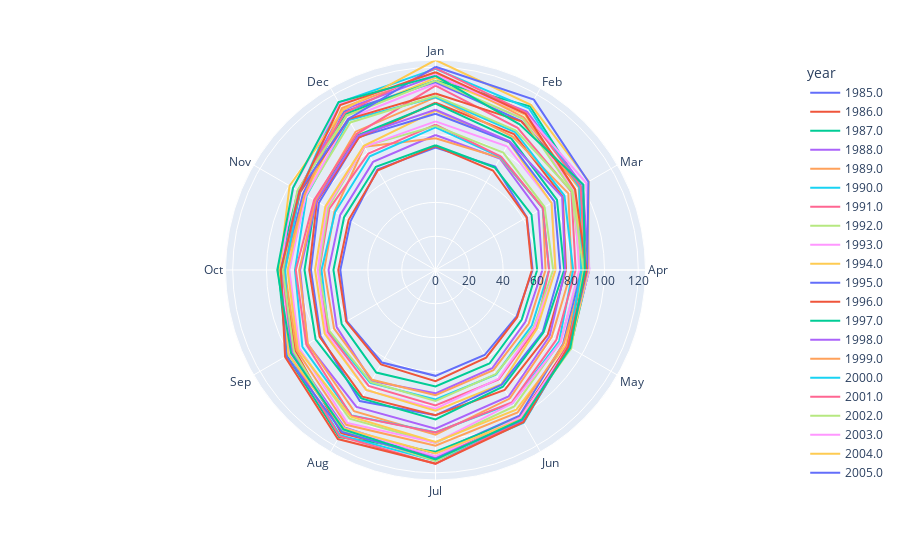

Notebook source saved alongside this figure:
### Markdown cell above
### Time series month analysis

### Code cell
fig = make_subplots(rows=1, cols=2)

fig = px.line_polar(df_electric, r="amount", theta="month_name", color="year", line_close=True,
                    color_discrete_sequence=px.colors.qualitative.Plotly)
fig.show()

### Figure 1 — Plotly figure (JSON) as saved in the notebook; plotly's stock layout.template omitted (floating-point values rounded to 4 significant figures)
{"data": [{"hovertemplate": "year=1985.0<br>amount=%{r}<br>month_name=%{theta}<extra></extra>", "legendgroup": "1985.0", "line": {"color": "#636EFA", "dash": "solid"}, "marker": {"symbol": "circle"}, "mode": "lines", "name": "1985.0", "r": [72.51, 70.67, 62.45, 57.47, 55.32, 58.09, 62.62, 63.25, 60.58, 56.32, 58.0, 68.71, 72.51], "showlegend": true, "subplot": "polar", "theta": ["Jan", "Feb", "Mar", "Apr", "May", "Jun", "Jul", "Aug", "Sep", "Oct", "Nov", "Dec", "Jan"], "type": "scatterpolar"}, {"hovertemplate": "year=1986.0<br>amount=%{r}<br>month_name=%{theta}<extra></extra>", "legendgroup": "1986.0", "line": {"color": "#EF553B", "dash": "solid"}, "marker": {"symbol": "circle"}, "mode": "lines", "name": "1986.0", "r": [73.31, 67.99, 62.22, 57.03, 55.81, 59.9, 65.77, 64.48, 61.0, 57.53, 59.34, 68.14, 73.31], "showlegend": true, "subplot": "polar", "theta": ["Jan", "Feb", "Mar", "Apr", "May", "Jun", "Jul", "Aug", "Sep", "Oct", "Nov", "Dec", "Jan"], "type": "scatterpolar"}, {"hovertemplate": "year=1987.0<br>amount=%{r}<br>month_name=%{theta}<extra></extra>", "legendgroup": "1987.0", "line": {"color": "#00CC96", "dash": "solid"}, "marker": {"symbol": "circle"}, "mode": "lines", "name": "1987.0", "r": [73.82, 70.06, 65.61, 60.16, 58.87, 63.89, 68.87, 70.07, 64.12, 60.38, 62.46, 70.58, 73.82], "showlegend": true, "subplot": "polar", "theta": ["Jan", "Feb", "Mar", "Apr", "May", "Jun", "Jul", "Aug", "Sep", "Oct", "Nov", "Dec", "Jan"], "type": "scatterpolar"}, {"hovertemplate": "year=1988.0<br>amount=%{r}<br>month_name=%{theta}<extra></extra>", "legendgroup": "1988.0", "line": {"color": "#AB63FA", "dash": "solid"}, "marker": {"symbol": "circle"}, "mode": "lines", "name": "1988.0", "r": [79.87, 76.16, 70.29, 63.24, 61.41, 67.11, 72.98, 75.77, 67.52, 63.28, 65.11, 73.86, 79.87], "showlegend": true, "subplot": "polar", "theta": ["Jan", "Feb", "Mar", "Apr", "May", "Jun", "Jul", "Aug", "Sep", "Oct", "Nov", "Dec", "Jan"], "type": "scatterpolar"}, {"hovertemplate": "year=1989.0<br>amount=%{r}<br>month_name=%{theta}<extra></extra>", "legendgroup": "1989.0", "line": {"color": "#FFA15A", "dash": "solid"}, "marker": {"symbol": "circle"}, "mode": "lines", "name": "1989.0", "r": [77.92, 76.68, 73.35, 65.11, 63.69, 68.47, 74.03, 75.04, 69.31, 65.87, 69.07, 84.19, 77.92], "showlegend": true, "subplot": "polar", "theta": ["Jan", "Feb", "Mar", "Apr", "May", "Jun", "Jul", "Aug", "Sep", "Oct", "Nov", "Dec", "Jan"], "type": "scatterpolar"}, {"hovertemplate": "year=1990.0<br>amount=%{r}<br>month_name=%{theta}<extra></extra>", "legendgroup": "1990.0", "line": {"color": "#19D3F3", "dash": "solid"}, "marker": {"symbol": "circle"}, "mode": "lines", "name": "1990.0", "r": [84.36, 77.17, 73.2, 67.28, 65.82, 71.47, 76.61, 77.11, 73.06, 67.44, 68.57, 77.68, 84.36], "showlegend": true, "subplot": "polar", "theta": ["Jan", "Feb", "Mar", "Apr", "May", "Jun", "Jul", "Aug", "Sep", "Oct", "Nov", "Dec", "Jan"], "type": "scatterpolar"}, {"hovertemplate": "year=1991.0<br>amount=%{r}<br>month_name=%{theta}<extra></extra>", "legendgroup": "1991.0", "line": {"color": "#FF6692", "dash": "solid"}, "marker": {"symbol": "circle"}, "mode": "lines", "name": "1991.0", "r": [86.02, 77.56, 73.36, 67.15, 68.82, 74.84, 80.09, 79.16, 73.57, 68.75, 72.52, 79.49, 86.02], "showlegend": true, "subplot": "polar", "theta": ["Jan", "Feb", "Mar", "Apr", "May", "Jun", "Jul", "Aug", "Sep", "Oct", "Nov", "Dec", "Jan"], "type": "scatterpolar"}, {"hovertemplate": "year=1992.0<br>amount=%{r}<br>month_name=%{theta}<extra></extra>", "legendgroup": "1992.0", "line": {"color": "#B6E880", "dash": "solid"}, "marker": {"symbol": "circle"}, "mode": "lines", "name": "1992.0", "r": [85.29, 80.16, 74.53, 69.64, 67.18, 71.21, 77.51, 76.54, 72.35, 69.03, 73.5, 84.52, 85.29], "showlegend": true, "subplot": "polar", "theta": ["Jan", "Feb", "Mar", "Apr", "May", "Jun", "Jul", "Aug", "Sep", "Oct", "Nov", "Dec", "Jan"], "type": "scatterpolar"}, {"hovertemplate": "year=1993.0<br>amount=%{r}<br>month_name=%{theta}<extra></extra>", "legendgroup": "1993.0", "line": {"color": "#FF97FF", "dash": "solid"}, "marker": {"symbol": "circle"}, "mode": "lines", "name": "1993.0", "r": [87.95, 84.56, 79.47, 71.06, 67.68, 74.33, 82.1, 82.06, 74.6, 69.68, 74.43, 84.23, 87.95], "showlegend": true, "subplot": "polar", "theta": ["Jan", "Feb", "Mar", "Apr", "May", "Jun", "Jul", "Aug", "Sep", "Oct", "Nov", "Dec", "Jan"], "type": "scatterpolar"}, {"hovertemplate": "year=1994.0<br>amount=%{r}<br>month_name=%{theta}<extra></extra>", "legendgroup": "1994.0", "line": {"color": "#FECB52", "dash": "solid"}, "marker": {"symbol": "circle"}, "mode": "lines", "name": "1994.0", "r": [94.14, 87.16, 79.25, 70.97, 69.38, 77.98, 83.28, 81.89, 75.68, 71.27, 75.25, 84.81, 94.14], "showlegend": true, "subplot": "polar", "theta": ["Jan", "Feb", "Mar", "Apr", "May", "Jun", "Jul", "Aug", "Sep", "Oct", "Nov", "Dec", "Jan"], "type": "scatterpolar"}, {"hovertemplate": "year=1995.0<br>amount=%{r}<br>month_name=%{theta}<extra></extra>", "legendgroup": "1995.0", "line": {"color": "#636EFA", "dash": "solid"}, "marker": {"symbol": "circle"}, "mode": "lines", "name": "1995.0", "r": [92.45, 87.4, 81.27, 73.82, 73.27, 78.3, 85.98, 89.55, 78.5, 73.71, 79.65, 90.83, 92.45], "showlegend": true, "subplot": "polar", "theta": ["Jan", "Feb", "Mar", "Apr", "May", "Jun", "Jul", "Aug", "Sep", "Oct", "Nov", "Dec", "Jan"], "type": "scatterpolar"}, {"hovertemplate": "year=1996.0<br>amount=%{r}<br>month_name=%{theta}<extra></extra>", "legendgroup": "1996.0", "line": {"color": "#EF553B", "dash": "solid"}, "marker": {"symbol": "circle"}, "mode": "lines", "name": "1996.0", "r": [98.97, 92.89, 86.94, 77.22, 76.68, 81.93, 85.96, 86.56, 79.19, 74.69, 81.07, 90.49, 98.97], "showlegend": true, "subplot": "polar", "theta": ["Jan", "Feb", "Mar", "Apr", "May", "Jun", "Jul", "Aug", "Sep", "Oct", "Nov", "Dec", "Jan"], "type": "scatterpolar"}, {"hovertemplate": "year=1997.0<br>amount=%{r}<br>month_name=%{theta}<extra></extra>", "legendgroup": "1997.0", "line": {"color": "#00CC96", "dash": "solid"}, "marker": {"symbol": "circle"}, "mode": "lines", "name": "1997.0", "r": [98.46, 89.78, 83.01, 76.15, 73.85, 79.76, 88.45, 87.78, 81.94, 77.5, 82.04, 92.1, 98.46], "showlegend": true, "subplot": "polar", "theta": ["Jan", "Feb", "Mar", "Apr", "May", "Jun", "Jul", "Aug", "Sep", "Oct", "Nov", "Dec", "Jan"], "type": "scatterpolar"}, {"hovertemplate": "year=1998.0<br>amount=%{r}<br>month_name=%{theta}<extra></extra>", "legendgroup": "1998.0", "line": {"color": "#AB63FA", "dash": "solid"}, "marker": {"symbol": "circle"}, "mode": "lines", "name": "1998.0", "r": [94.79, 87.82, 86.55, 76.75, 78.03, 86.46, 93.84, 93.53, 87.54, 80.09, 81.43, 91.68, 94.79], "showlegend": true, "subplot": "polar", "theta": ["Jan", "Feb", "Mar", "Apr", "May", "Jun", "Jul", "Aug", "Sep", "Oct", "Nov", "Dec", "Jan"], "type": "scatterpolar"}, {"hovertemplate": "year=1999.0<br>amount=%{r}<br>month_name=%{theta}<extra></extra>", "legendgroup": "1999.0", "line": {"color": "#FFA15A", "dash": "solid"}, "marker": {"symbol": "circle"}, "mode": "lines", "name": "1999.0", "r": [102.1, 91.18, 90.74, 80.52, 79.39, 87.84, 97.49, 96.42, 87.22, 80.64, 82.2, 94.51, 102.1], "showlegend": true, "subplot": "polar", "theta": ["Jan", "Feb", "Mar", "Apr", "May", "Jun", "Jul", "Aug", "Sep", "Oct", "Nov", "Dec", "Jan"], "type": "scatterpolar"}, {"hovertemplate": "year=2000.0<br>amount=%{r}<br>month_name=%{theta}<extra></extra>", "legendgroup": "2000.0", "line": {"color": "#19D3F3", "dash": "solid"}, "marker": {"symbol": "circle"}, "mode": "lines", "name": "2000.0", "r": [102.2, 94.3, 88.09, 81.44, 84.46, 91.04, 96.0, 99.37, 90.92, 83.14, 88.04, 102.5, 102.2], "showlegend": true, "subplot": "polar", "theta": ["Jan", "Feb", "Mar", "Apr", "May", "Jun", "Jul", "Aug", "Sep", "Oct", "Nov", "Dec", "Jan"], "type": "scatterpolar"}, {"hovertemplate": "year=2001.0<br>amount=%{r}<br>month_name=%{theta}<extra></extra>", "legendgroup": "2001.0", "line": {"color": "#FF6692", "dash": "solid"}, "marker": {"symbol": "circle"}, "mode": "lines", "name": "2001.0", "r": [109.1, 97.17, 92.83, 82.92, 82.55, 90.4, 96.07, 99.55, 88.28, 82.69, 82.93, 93.04, 109.1], "showlegend": true, "subplot": "polar", "theta": ["Jan", "Feb", "Mar", "Apr", "May", "Jun", "Jul", "Aug", "Sep", "Oct", "Nov", "Dec", "Jan"], "type": "scatterpolar"}, {"hovertemplate": "year=2002.0<br>amount=%{r}<br>month_name=%{theta}<extra></extra>", "legendgroup": "2002.0", "line": {"color": "#B6E880", "dash": "solid"}, "marker": {"symbol": "circle"}, "mode": "lines", "name": "2002.0", "r": [103.0, 95.21, 93.26, 85.8, 85.24, 93.19, 102.4, 101.6, 93.31, 86.9, 88.57, 100.8, 103.0], "showlegend": true, "subplot": "polar", "theta": ["Jan", "Feb", "Mar", "Apr", "May", "Jun", "Jul", "Aug", "Sep", "Oct", "Nov", "Dec", "Jan"], "type": "scatterpolar"}, {"hovertemplate": "year=2003.0<br>amount=%{r}<br>month_name=%{theta}<extra></extra>", "legendgroup": "2003.0", "line": {"color": "#FF97FF", "dash": "solid"}, "marker": {"symbol": "circle"}, "mode": "lines", "name": "2003.0", "r": [110.2, 103.8, 94.55, 85.06, 85.47, 91.08, 102.2, 104.5, 92.91, 86.5, 88.57, 103.5, 110.2], "showlegend": true, "subplot": "polar", "theta": ["Jan", "Feb", "Mar", "Apr", "May", "Jun", "Jul", "Aug", "Sep", "Oct", "Nov", "Dec", "Jan"], "type": "scatterpolar"}, {"hovertemplate": "year=2004.0<br>amount=%{r}<br>month_name=%{theta}<extra></extra>", "legendgroup": "2004.0", "line": {"color": "#FECB52", "dash": "solid"}, "marker": {"symbol": "circle"}, "mode": "lines", "name": "2004.0", "r": [113.7, 106.2, 95.4, 86.72, 89.03, 95.5, 101.8, 100.2, 94.02, 87.53, 89.61, 105.7, 113.7], "showlegend": true, "subplot": "polar", "theta": ["Jan", "Feb", "Mar", "Apr", "May", "Jun", "Jul", "Aug", "Sep", "Oct", "Nov", "Dec", "Jan"], "type": "scatterpolar"}, {"hovertemplate": "year=2005.0<br>amount=%{r}<br>month_name=%{theta}<extra></extra>", "legendgroup": "2005.0", "line": {"color": "#636EFA", "dash": "solid"}, "marker": {"symbol": "circle"}, "mode": "lines", "name": "2005.0", "r": [111.2, 101.8, 98.96, 86.48, 87.22, 99.51, 108.4, 109.5, 99.12, 89.76, 90.46, 108.2, 111.2], "showlegend": true, "subplot": "polar", "theta": ["Jan", "Feb", "Mar", "Apr", "May", "Jun", "Jul", "Aug", "Sep", "Oct", "Nov", "Dec", "Jan"], "type": "scatterpolar"}, {"hovertemplate": "year=2006.0<br>amount=%{r}<br>month_name=%{theta}<extra></extra>", "legendgroup": "2006.0", "line": {"color": "#EF553B", "dash": "solid"}, "marker": {"symbol": "circle"}, "mode": "lines", "name": "2006.0", "r": [104.5, 101.5, 98.4, 87.51, 90.02, 100.5, 111.0, 111.5, 95.76, 90.37, 92.36, 103.1, 104.5], "showlegend": true, "subplot": "polar", "theta": ["Jan", "Feb", "Mar", "Apr", "May", "Jun", "Jul", "Aug", "Sep", "Oct", "Nov", "Dec", "Jan"], "type": "scatterpolar"}, {"hovertemplate": "year=2007.0<br>amount=%{r}<br>month_name=%{theta}<extra></extra>", "legendgroup": "2007.0", "line": {"color": "#00CC96", "dash": "solid"}, "marker": {"symbol": "circle"}, "mode": "lines", "name": "2007.0", "r": [112.1, 111.8, 99.19, 90.82, 92.06, 101.0, 107.6, 114.1, 101.5, 93.01, 93.91, 106.8, 112.1], "showlegend": true, "subplot": "polar", "theta": ["Jan", "Feb", "Mar", "Apr", "May", "Jun", "Jul", "Aug", "Sep", "Oct", "Nov", "Dec", "Jan"], "type": "scatterpolar"}, {"hovertemplate": "year=2008.0<br>amount=%{r}<br>month_name=%{theta}<extra></extra>", "legendgroup": "2008.0", "line": {"color": "#AB63FA", "dash": "solid"}, "marker": {"symbol": "circle"}, "mode": "lines", "name": "2008.0", "r": [114.8, 108.2, 100.4, 90.99, 91.23, 104.0, 110.8, 107.6, 97.72, 91.0, 93.81, 109.4, 114.8], "showlegend": true, "subplot": "polar", "theta": ["Jan", "Feb", "Mar", "Apr", "May", "Jun", "Jul", "Aug", "Sep", "Oct", "Nov", "Dec", "Jan"], "type": "scatterpolar"}, {"hovertemplate": "year=2009.0<br>amount=%{r}<br>month_name=%{theta}<extra></extra>", "legendgroup": "2009.0", "line": {"color": "#FFA15A", "dash": "solid"}, "marker": {"symbol": "circle"}, "mode": "lines", "name": "2009.0", "r": [116.8, 104.4, 97.85, 88.2, 87.54, 97.24, 103.9, 105.7, 94.88, 89.3, 89.36, 110.7, 116.8], "showlegend": true, "subplot": "polar", "theta": ["Jan", "Feb", "Mar", "Apr", "May", "Jun", "Jul", "Aug", "Sep", "Oct", "Nov", "Dec", "Jan"], "type": "scatterpolar"}, {"hovertemplate": "year=2010.0<br>amount=%{r}<br>month_name=%{theta}<extra></extra>", "legendgroup": "2010.0", "line": {"color": "#19D3F3", "dash": "solid"}, "marker": {"symbol": "circle"}, "mode": "lines", "name": "2010.0", "r": [119.0, 110.5, 98.27, 86.3, 90.84, 104.4, 112.8, 112.9, 100.1, 88.93, 92.78, 114.3, 119.0], "showlegend": true, "subplot": "polar", "theta": ["Jan", "Feb", "Mar", "Apr", "May", "Jun", "Jul", "Aug", "Sep", "Oct", "Nov", "Dec", "Jan"], "type": "scatterpolar"}, {"hovertemplate": "year=2011.0<br>amount=%{r}<br>month_name=%{theta}<extra></extra>", "legendgroup": "2011.0", "line": {"color": "#FF6692", "dash": "solid"}, "marker": {"symbol": "circle"}, "mode": "lines", "name": "2011.0", "r": [119.5, 107.4, 99.1, 89.36, 90.07, 102.8, 114.7, 113.6, 99.47, 90.36, 93.81, 107.3, 119.5], "showlegend": true, "subplot": "polar", "theta": ["Jan", "Feb", "Mar", "Apr", "May", "Jun", "Jul", "Aug", "Sep", "Oct", "Nov", "Dec", "Jan"], "type": "scatterpolar"}, {"hovertemplate": "year=2012.0<br>amount=%{r}<br>month_name=%{theta}<extra></extra>", "legendgroup": "2012.0", "line": {"color": "#B6E880", "dash": "solid"}, "marker": {"symbol": "circle"}, "mode": "lines", "name": "2012.0", "r": [112.0, 103.4, 93.58, 87.56, 92.76, 101.1, 113.0, 109.9, 96.74, 90.38, 94.34, 105.3, 112.0], "showlegend": true, "subplot": "polar", "theta": ["Jan", "Feb", "Mar", "Apr", "May", "Jun", "Jul", "Aug", "Sep", "Oct", "Nov", "Dec", "Jan"], "type": "scatterpolar"}, {"hovertemplate": "year=2013.0<br>amount=%{r}<br>month_name=%{theta}<extra></extra>", "legendgroup": "2013.0", "line": {"color": "#FF97FF", "dash": "solid"}, "marker": {"symbol": "circle"}, "mode": "lines", "name": "2013.0", "r": [115.5, 106.7, 103.0, 91.01, 90.96, 100.7, 110.1, 108.2, 99.28, 91.79, 97.29, 113.5, 115.5], "showlegend": true, "subplot": "polar", "theta": ["Jan", "Feb", "Mar", "Apr", "May", "Jun", "Jul", "Aug", "Sep", "Oct", "Nov", "Dec", "Jan"], "type": "scatterpolar"}, {"hovertemplate": "year=2014.0<br>amount=%{r}<br>month_name=%{theta}<extra></extra>", "legendgroup": "2014.0", "line": {"color": "#FECB52", "dash": "solid"}, "marker": {"symbol": "circle"}, "mode": "lines", "name": "2014.0", "r": [124.3, 112.9, 104.8, 90.29, 92.13, 101.9, 108.5, 108.2, 100.4, 92.38, 99.7, 109.3, 124.3], "showlegend": true, "subplot": "polar", "theta": ["Jan", "Feb", "Mar", "Apr", "May", "Jun", "Jul", "Aug", "Sep", "Oct", "Nov", "Dec", "Jan"], "type": "scatterpolar"}, {"hovertemplate": "year=2015.0<br>amount=%{r}<br>month_name=%{theta}<extra></extra>", "legendgroup": "2015.0", "line": {"color": "#636EFA", "dash": "solid"}, "marker": {"symbol": "circle"}, "mode": "lines", "name": "2015.0", "r": [120.3, 116.4, 104.5, 89.75, 91.09, 102.6, 111.6, 110.6, 101.9, 91.6, 93.06, 103.2, 120.3], "showlegend": true, "subplot": "polar", "theta": ["Jan", "Feb", "Mar", "Apr", "May", "Jun", "Jul", "Aug", "Sep", "Oct", "Nov", "Dec", "Jan"], "type": "scatterpolar"}, {"hovertemplate": "year=2016.0<br>amount=%{r}<br>month_name=%{theta}<extra></extra>", "legendgroup": "2016.0", "line": {"color": "#EF553B", "dash": "solid"}, "marker": {"symbol": "circle"}, "mode": "lines", "name": "2016.0", "r": [117.1, 106.7, 95.35, 89.33, 90.74, 104.0, 114.5, 115.5, 102.8, 91.49, 92.89, 112.8, 117.1], "showlegend": true, "subplot": "polar", "theta": ["Jan", "Feb", "Mar", "Apr", "May", "Jun", "Jul", "Aug", "Sep", "Oct", "Nov", "Dec", "Jan"], "type": "scatterpolar"}, {"hovertemplate": "year=2017.0<br>amount=%{r}<br>month_name=%{theta}<extra></extra>", "legendgroup": "2017.0", "line": {"color": "#00CC96", "dash": "solid"}, "marker": {"symbol": "circle"}, "mode": "lines", "name": "2017.0", "r": [114.9, 99.49, 101.0, 88.35, 92.08, 102.2, 112.2, 108.9, 98.62, 93.61, 97.34, 114.7, 114.9], "showlegend": true, "subplot": "polar", "theta": ["Jan", "Feb", "Mar", "Apr", "May", "Jun", "Jul", "Aug", "Sep", "Oct", "Nov", "Dec", "Jan"], "type": "scatterpolar"}], "layout": {"autosize": true, "legend": {"title": {"text": "year"}, "tracegroupgap": 0}, "margin": {"t": 60}, "polar": {"angularaxis": {"direction": "clockwise", "rotation": 90, "type": "category"}, "domain": {"x": [0, 1], "y": [0, 1]}, "radialaxis": {"autorange": true, "range": [0, 124.3], "type": "linear"}}}}
